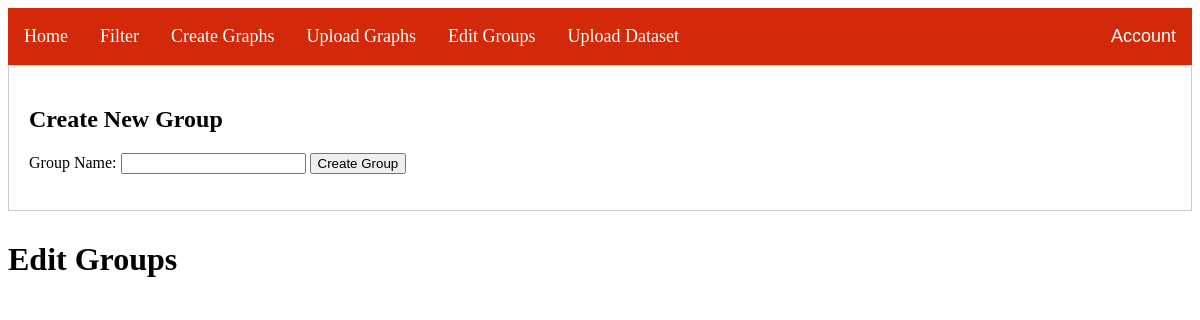
Page /editGroups (signed in) on the earlier database version.
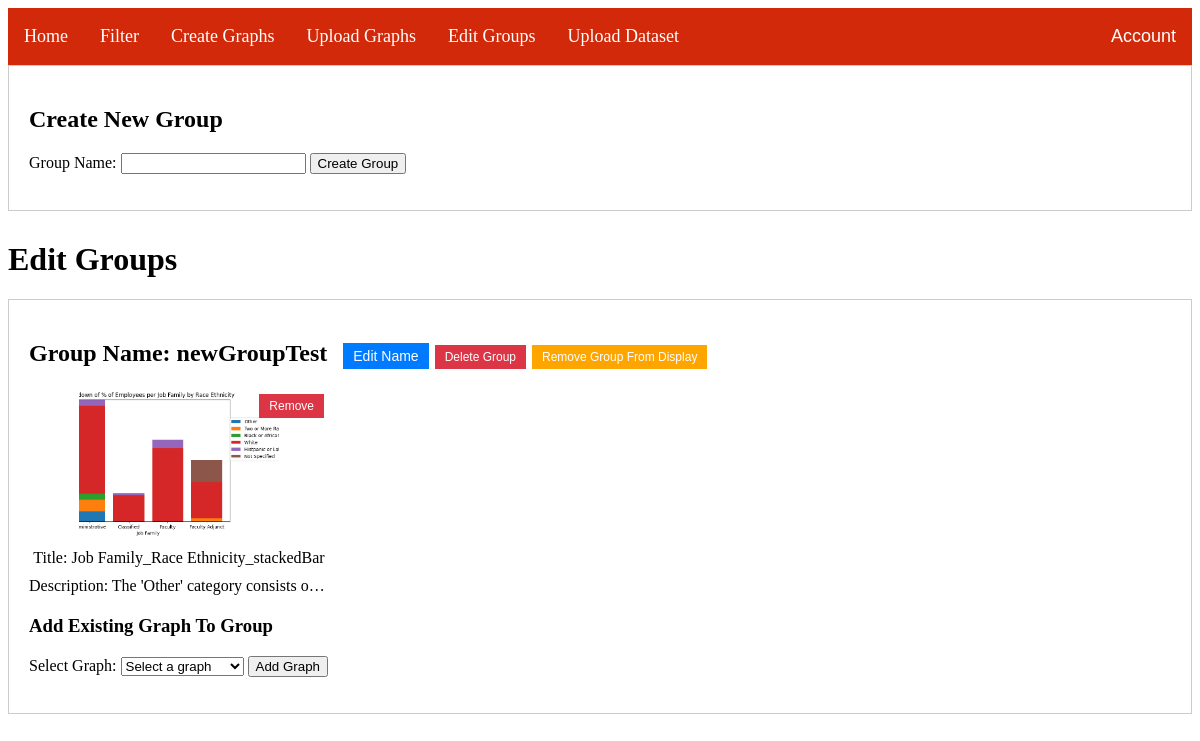
Same page on the later database version.
### main.py (models this page shows)
class GraphGroup(db.Model):
    __tablename__ = 'graphgroup'
    id = db.Column(db.Integer, primary_key=True)
    group_name = db.Column(db.String(100))
    currently_displayed = db.Column(db.Boolean, default=False, nullable=False)
    graphs = db.relationship('Graphs', backref='GraphGroup', lazy='dynamic')

class Graphs(db.Model):
    id = db.Column(db.Integer, primary_key=True)
    path = db.Column(db.String(100), nullable=False)
    title = db.Column(db.String(50), nullable=False)
    description = db.Column(db.String(250), nullable=True)
    type = db.Column(db.String(20))
    currently_displayed = db.Column(db.Boolean, default=False, nullable=False)
    group_id = db.Column(db.Integer, db.ForeignKey('graphgroup.id'), nullable=True)

### main.py (the view)
@app.route("/editGroups", methods=['GET', 'POST'])
@login_required
def editGroups():
    graphs_by_group = GraphGroup.query.all()
    available_graphs = Graphs.query.filter(~Graphs.id.in_(
        db.session.query(Graphs.id)
        .join(Graphs.GraphGroup)
        .filter(GraphGroup.id == GraphGroup.id)
    )).all()
    return render_template('editGroups.html', graphGroups=graphs_by_group, available_graphs=available_graphs)

### main.py (called while the page is built)
@login_manager.user_loader
def load_user(uid):
    return User.query.get(uid)

### templates/editGroups.html (shortened to what this page needs)
{% extends 'base.html' %}
{% block content %}
<head>
</head>
<body>
    <div class="group-container">
        <h2>Create New Group</h2>
        <form action="{{ url_for('createGroup') }}" method="post">
            <label for="new_group_name">Group Name:</label>
            <input type="text" id="new_group_name" name="new_group_name" required>
            <button type="submit">Create Group</button>
        </form>
    </div>
    <h1>Edit Groups</h1>
    {% for group in graphGroups %}
    <div class="group-container" data-group-id="{{ group.id }}">
        <h2>Group Name: {{ group.group_name }}
            <button class="edit-button">Edit Name</button>
            <button class="delete-button">Delete Group</button>
            {% if group.currently_displayed %} <button class="remove-display-group-button">Remove Group From Display</button>
            {% else %} <button class="display-group-button">Display Group</button> {% endif %}
        </h2>
        {% for graph in group.graphs %}
        <div class="graph-container" data-graph-id="{{ graph.id }}">
            <img src="{{ graph.path }}" class="thumbnail-img">
            <div class="title-container">Title: {{ graph.title }}</div>
            <div class="description-container">Description: {{ graph.description }}</div>
            <button class="remove-button">Remove</button>
        </div>
        {% endfor %}
        <div class="add-graph-section">
            <h3>Add Existing Graph To Group</h3>
            <form action="{{ url_for('add_graph_to_group', group_id=group.id) }}" method="post">
                <label for="available_graphs">Select Graph:</label>
                <select id="available_graphs" name="available_graphs" required>
                    <option value="">Select a graph</option>
                </select>
                <button type="submit">Add Graph</button>
            </form>
        </div>
    </div>
    {% endfor %}
</body>
{% endblock %}

Differences in the rows shown:
added GraphGroup: group_name "newGroupTest", currently_displayed "Remove Group From Display"
now on this page (row edited): Graphs: path (picture), title "Job Family_Race Ethnicity_stackedBar", description "The 'Other' category consists o…"
